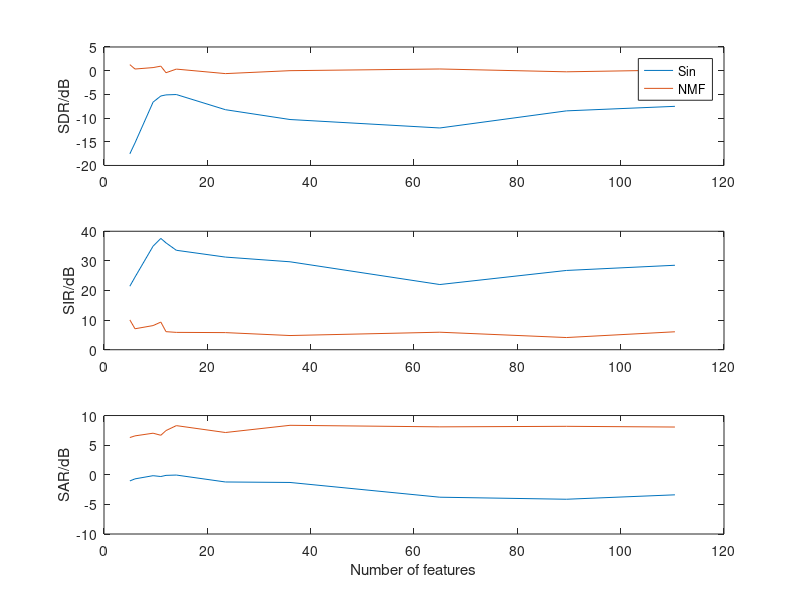

Write the MATLAB code that produced this figure.
featureCounts = [10, 12, 19, 22, 24, 28, 47, 72, 130, 179, 221];
featureCounts = featureCounts ./ 2;
sinSDR = [-17.5519, -15.2417, -6.63394, -5.33899, -5.11012, -5.03388, -8.23324, -10.3056, -12.0895, -8.48039, -7.52456];
sinSDREr = [20.9057, 19.9599, 12.3659, 11.0721, 10.9822, 11.1301, 15.2445, 17.63, 14.5556, 11.8642, 13.917];
sinSIR = [21.4367, 24.5176, 34.9656, 37.5821, 36.0798, 33.577, 31.2791, 29.6929, 22.0113, 26.7663, 28.5192];
sinSIREr = [30.9733, 30.708, 26.2405, 25.0639, 25.6171, 23.9871, 28.0367, 26.7259, 20.885, 19.0216, 17.3623];
sinSAR = [-1.04206, -0.69223, -0.155166, -0.297683, -0.102584, -0.0484372, -1.21733, -1.29858, -3.78852, -4.13248, -3.38612];
sinSAREr = [6.04595, 5.49339, 5.13122, 5.699, 5.62412, 5.27561, 4.65396, 6.41558, 6.59486, 6.47318, 8.37485];

matSDR = [1.27617, 0.349679, 0.653252, 0.955421, -0.43112, 0.33252, -0.618318, 0.00160657, 0.357906, -0.23749, 0.13676];
matSDREr = [5.42448, 5.44717, 5.33583, 5.63631, 5.21494, 4.76763, 5.13074, 4.18638, 4.27786, 4.29291, 4.5345];
matSIR = [10.0806, 7.07855, 8.15148, 9.33958, 6.10001, 5.85867, 5.7812, 4.79253, 5.91472, 4.11621, 6.06095];
matSIREr = [9.40915, 7.52763, 8.87433, 9.52119, 8.72099, 6.14115, 6.84277, 6.52145, 6.46788, 6.35826, 8.48208];
matSAR = [6.28145, 6.56551, 7.01717, 6.66738, 7.4615, 8.29515, 7.13291, 8.34871, 8.08928, 8.17739, 8.05827];
matSAREr = [3.57425, 3.556, 3.53345, 4.06359, 4.41694, 4.1844, 3.50765, 3.6195, 3.46184, 3.21701, 3.56521];

figure
subplot(3, 1, 1)
%errorbar(featureCounts, sinSDR, sinSDREr)
plot(featureCounts, sinSDR)
hold on
%errorbar(featureCounts, matSDR, matSDREr)
plot(featureCounts, matSDR)
ylabel('SDR/dB')
%legend('Sinusoids', 'Matrix Factors')
legend('Sin', 'NMF')
%title('Separation performance against number of features extracted')

subplot(3, 1, 2)
%errorbar(featureCounts, sinSIR, sinSIREr)
plot(featureCounts, sinSIR)
hold on
%errorbar(featureCounts, matSIR, matSIREr)
plot(featureCounts, matSIR)
ylabel('SIR/dB')

subplot(3, 1, 3)
%errorbar(featureCounts, sinSAR, sinSAREr)
plot(featureCounts, sinSAR)
hold on
%errorbar(featureCounts, matSAR, matSAREr)
plot(featureCounts, matSAR)
xlabel('Number of features')
ylabel('SAR/dB')